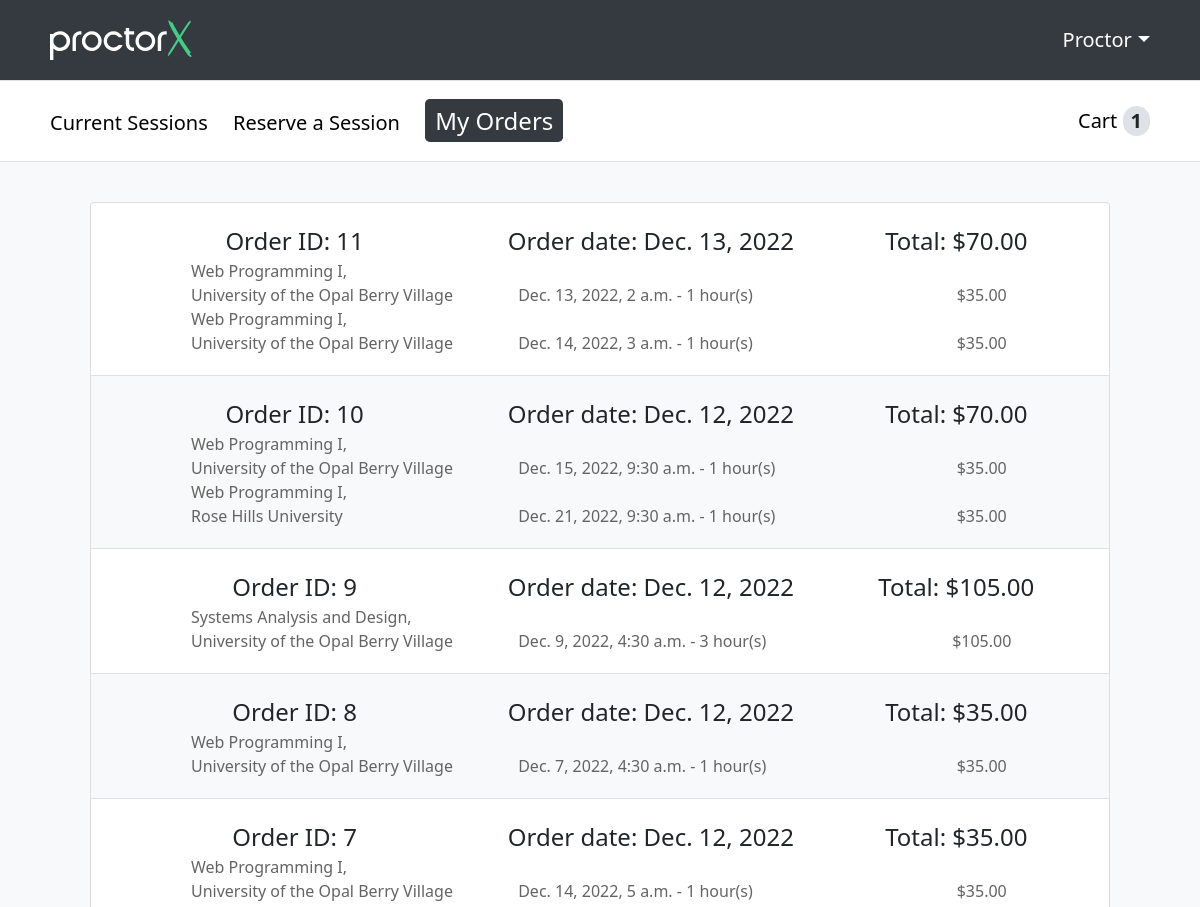
Page /student/order (signed in, upper part) on the earlier database version.
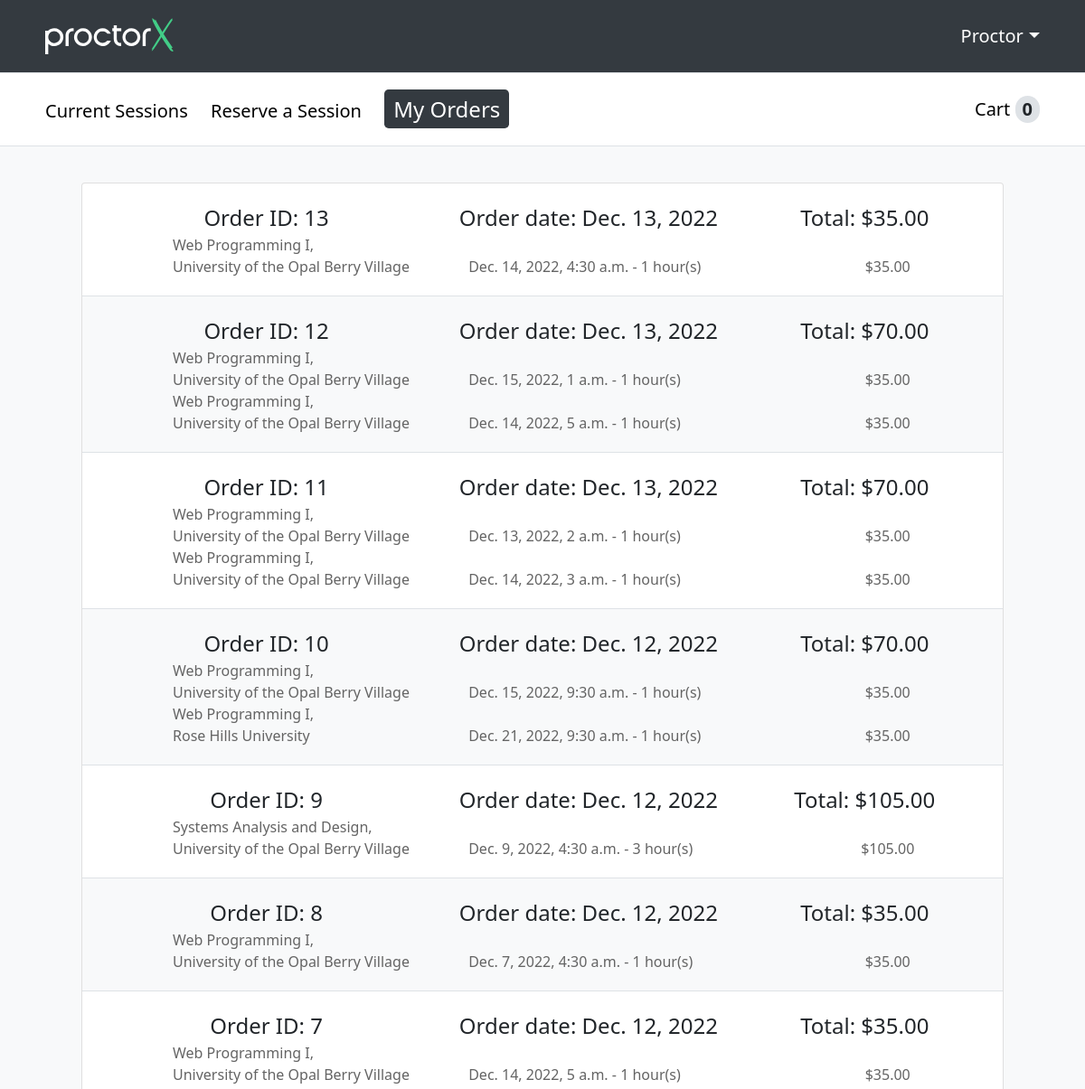
Same page on the later database version.
### proctorx/models.py (models this page shows)
class Order(models.Model):
    date_placed = models.DateTimeField(default=datetime.datetime.now())
    total = models.DecimalField(decimal_places=2, max_digits= 9)
    student = models.ForeignKey(Student, on_delete=models.CASCADE)

class Session(models.Model):
    session_status = (
    ('scheduled', 'scheduled'),
    ('completed', 'completed'),
    ('cancelled', 'cancelled'),
    )
    payment_status = (
    ('paid', 'paid'),
    ('pending', 'pending'),
    ('rejected', 'rejected'),
    )
    student = models.ForeignKey(Student, on_delete=models.CASCADE)
    exam_date_time = models.DateTimeField(default=datetime.datetime.now())
    university = models.CharField(max_length=50)
    exam_name = models.CharField(max_length=50)
    exam_length = models.IntegerField(choices=((1,1),(2,2),(3,3)), db_column = 'exam length (hrs)', default=1)
    session_status = models.CharField(choices=session_status, max_length=20)
    date_purchased = models.DateField(null=True, blank=True)
    cost = models.DecimalField(decimal_places=2, max_digits= 9)
    payment_status = models.CharField(choices=payment_status, max_length=20)
    order = models.ForeignKey(Order, on_delete=models.CASCADE, null=True)

### proctorx/views.py (the view)
# urls.py: path('student/order', views.order),
@ login_required(login_url='/login')
def order(request):
    orders_list = []
    orders = Order.objects.filter(student_id=request.user.id)
    if len(orders) > 0:
        for order in orders:
            obj_sub = {}
            sessions = Session.objects.filter(order_id=order.id)
            obj_sub['order_id'] = order.id
            obj_sub['date'] = order.date_placed.date()
            obj_sub['total'] = order.total
            obj_sub['sessions'] = sessions
            orders_list.append(obj_sub)
        orders_list.reverse()
        context = context = {
            'cart_items_number': get_cart_items_number(request.user),
            'orders': orders_list,
        }
    else:
        context = {'cart_items_number': get_cart_items_number(request.user)}
    return render(request, 'order.html', context=context)

### proctorx/functions.py (called while the page is built)
def get_cart_items_number(user):
    result = len(Session.objects.filter(student_id = user.id).filter(session_status = 'Cart'))
    return result

### proctorx/models.py (called while the page is built)
    def __str__(self):
        return self.first_name

### proctorx/templates/order.html (shortened to what this page needs)
{% extends 'student_template.html' %}
{% block content %}
<div class="order-container">
    {% for order in orders %}
    <div class="order">
        <ul class="order-heading">
            <li class="order-number fs-4">Order ID: {{ order.order_id }} </li>
            <li class="order-date fs-4">Order date: {{ order.date }}</li>
            <li class="order-total-cost fs-4">Total: ${{ order.total }}</li>
        </ul>
        {% for session in order.sessions %}
        <ul class="order-details">
            <li class="order-exam-name">{{ session.exam_name }}, <br> {{ session.university }}  </li>
            <li class="order-exam-length"><br>{{ session.exam_date_time }} - {{ session.exam_length }} hour(s)</li>
            <li class="order-exam-cost"><br>${{ session.cost }}</li>
        </ul>
        {% endfor %}
    </div>
    {% endfor %}
</div>
{% endblock %}

### proctorx/templates/student_template.html (shortened to what this page needs)
{% load static %}
<!DOCTYPE html>
<html lang="en">
<head>
    <link href="https://cdn.jsdelivr.net/npm/bootstrap@5.0.2/dist/css/bootstrap.min.css" rel="stylesheet"
>
    <link href="{% static 'fontawesome_free/css/all.min.css' %}" rel="stylesheet" type="text/css">
    <link rel="stylesheet" type="text/css" href={% static '/css/styles.css' %}>
</head>
<body>
    <header>
        <div class="header-wrapper scale-down">
            <div class="logo">
                <a href="session">
                    <img class="brand-img" alt="ProctorX Logo" src="{% static '/img/proctorX-white.svg' %}">
                </a>
            </div>
            <div class="user-settings fs-5">
                {{ request.user }}
            </div>
        </div>
    </header>
    <div class="student-options-panel-wrapper">
        <div class="student-options-panel scale-down fs-5">
            <div class="student-links">
                <a class="session" href="session">Current Sessions</a>
                <a class="reserve" href="reservation">Reserve a Session</a>
                <a class="my-orders" href="order">My Orders</a>
            </div>
            <div class="student-cart-balance">
                <a class="cart" href="cart">Cart</a>
                <span class="student-cart-count">{{ cart_items_number }}</span>
            </div>
        </div>
    </div>
    <div class="main-wrapper">
        <main class="scale-down">
            {% block content %}
            {% endblock %}
        </main>
    </div>
</body>
</html>

Differences in the rows shown:
added Order: order_id "13", date "Dec. 13, 2022", total "35.00"
added Session: exam_name "Web Programming I", university "University of the Opal Berry Village", exam_date_time "Dec. 14, 2022, 4:30 a.m.", exam_length "1", cost "35.00", shown under "13"
added Order: order_id "12", date "Dec. 13, 2022", total "70.00"
now on this page (row edited): Session: exam_name "Web Programming I", university "University of the Opal Berry Village", exam_date_time "Dec. 15, 2022, 1 a.m.", exam_length "1", cost "35.00", shown under "12"
added Session: exam_name "Web Programming I", university "University of the Opal Berry Village", exam_date_time "Dec. 14, 2022, 5 a.m.", exam_length "1", cost "35.00", shown under "12"
Other differences:
{{ cart_items_number }}: "1" → "0"
